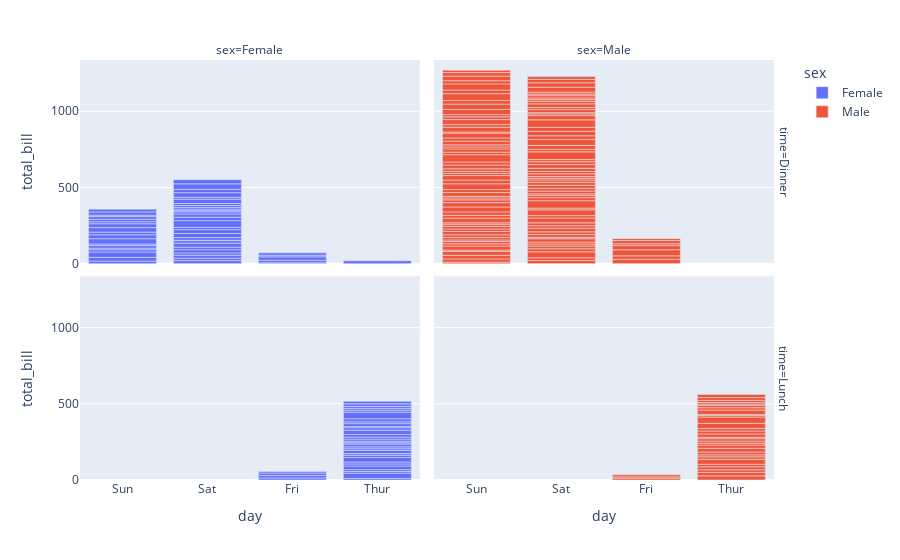

Notebook code for this chart:
### Code cell
df = px.data.tips()
fig = px.bar(df , x = 'day' , y= 'total_bill' ,color = 'sex' , facet_row = 'time' ,facet_col = 'sex')
# facet_row : divides the  graph into rows according to the data passed
# facet_col : divides the graph into columns according to the data passed
fig.show()

### Figure 1 — Plotly figure (JSON) as saved in the notebook; plotly's stock layout.template omitted (floating-point values rounded to 4 significant figures)
{"data": [{"alignmentgroup": "True", "hovertemplate": "sex=Female<br>time=Dinner<br>day=%{x}<br>total_bill=%{y}<extra></extra>", "legendgroup": "Female", "marker": {"color": "#636efa", "pattern": {"shape": ""}}, "name": "Female", "offsetgroup": "Female", "orientation": "v", "showlegend": true, "textposition": "auto", "type": "bar", "x": ["Sun", "Sun", "Sun", "Sun", "Sun", "Sun", "Sat", "Sat", "Sat", "Sat", "Sat", "Sat", "Sun", "Sun", "Sat", "Sat", "Sat", "Sat", "Sat", "Sat", "Sat", "Fri", "Fri", "Fri", "Fri", "Fri", "Sat", "Sat", "Sat", "Sat", "Sat", "Sun", "Sun", "Sun", "Sun", "Sun", "Sun", "Sun", "Sat", "Sat", "Sun", "Sun", "Sun", "Sat", "Sat", "Sat", "Sat", "Sat", "Sat", "Sat", "Sat", "Thur"], "xaxis": "x3", "y": [16.99, 24.59, 35.26, 14.83, 10.33, 16.97, 20.29, 15.77, 19.65, 15.06, 20.69, 16.93, 10.29, 34.81, 26.41, 16.45, 3.07, 17.07, 26.86, 25.28, 14.73, 5.75, 16.32, 22.75, 11.35, 15.38, 44.3, 22.42, 20.92, 14.31, 7.25, 25.71, 17.31, 29.85, 25, 13.39, 16.21, 17.51, 10.59, 10.63, 9.6, 20.9, 18.15, 12.76, 13.27, 28.17, 12.9, 30.14, 22.12, 35.83, 27.18, 18.78], "yaxis": "y3"}, {"alignmentgroup": "True", "hovertemplate": "sex=Female<br>time=Lunch<br>day=%{x}<br>total_bill=%{y}<extra></extra>", "legendgroup": "Female", "marker": {"color": "#636efa", "pattern": {"shape": ""}}, "name": "Female", "offsetgroup": "Female", "orientation": "v", "showlegend": false, "textposition": "auto", "type": "bar", "x": ["Thur", "Thur", "Thur", "Thur", "Thur", "Thur", "Thur", "Thur", "Thur", "Thur", "Thur", "Thur", "Thur", "Thur", "Thur", "Thur", "Thur", "Thur", "Thur", "Thur", "Thur", "Thur", "Thur", "Thur", "Thur", "Thur", "Thur", "Thur", "Thur", "Thur", "Thur", "Fri", "Fri", "Fri", "Fri"], "xaxis": "x", "y": [10.07, 34.83, 10.65, 12.43, 24.08, 13.42, 12.48, 29.8, 14.52, 11.38, 20.27, 11.17, 12.26, 18.26, 8.51, 10.33, 14.15, 13.16, 17.47, 27.05, 16.43, 8.35, 18.64, 11.87, 19.81, 43.11, 13, 12.74, 13, 16.4, 16.47, 13.42, 15.98, 16.27, 10.09], "yaxis": "y"}, {"alignmentgroup": "True", "hovertemplate": "sex=Male<br>time=Dinner<br>day=%{x}<br>total_bill=%{y}<extra></extra>", "legendgroup": "Male", "marker": {"color": "#EF553B", "pattern": {"shape": ""}}, "name": "Male", "offsetgroup": "Male", "orientation": "v", "showlegend": true, "textposition": "auto", "type": "bar", "x": ["Sun", "Sun", "Sun", "Sun", "Sun", "Sun", "Sun", "Sun", "Sun", "Sun", "Sun", "Sun", "Sun", "Sat", "Sat", "Sat", "Sat", "Sat", "Sat", "Sat", "Sat", "Sat", "Sat", "Sat", "Sat", "Sat", "Sat", "Sat", "Sat", "Sun", "Sun", "Sun", "Sun", "Sun", "Sun", "Sun", "Sun", "Sun", "Sun", "Sun", "Sun", "Sun", "Sat", "Sat", "Sat", "Sat", "Sat", "Sat", "Sat", "Sat", "Sat", "Sat", "Sat", "Sat", "Sat", "Sat", "Fri", "Fri", "Fri", "Fri", "Fri", "Fri", "Fri", "Sat", "Sat", "Sat", "Sat", "Sat", "Sun", "Sun", "Sun", "Sun", "Sun", "Sun", "Sun", "Sun", "Sun", "Sun", "Sun", "Sun", "Sun", "Sun", "Sun", "Sun", "Sat", "Sat", "Sun", "Sun", "Sun", "Sun", "Sun", "Sun", "Sun", "Sun", "Sun", "Sun", "Sun", "Sun", "Sun", "Sun", "Sun", "Sun", "Sat", "Sat", "Sat", "Sat", "Sat", "Sat", "Sat", "Sat", "Sat", "Sat", "Sat", "Sat", "Sat", "Sat", "Sat", "Sat", "Sat", "Sat", "Sat", "Sat", "Sat", "Sat"], "xaxis": "x4", "y": [10.34, 21.01, 23.68, 25.29, 8.77, 26.88, 15.04, 14.78, 10.27, 15.42, 18.43, 21.58, 16.29, 20.65, 17.92, 39.42, 19.82, 17.81, 13.37, 12.69, 21.7, 9.55, 18.35, 17.78, 24.06, 16.31, 18.69, 31.27, 16.04, 17.46, 13.94, 9.68, 30.4, 18.29, 22.23, 32.4, 28.55, 18.04, 12.54, 9.94, 25.56, 19.49, 38.01, 11.24, 48.27, 20.29, 13.81, 11.02, 18.29, 17.59, 20.08, 20.23, 15.01, 12.02, 10.51, 17.92, 28.97, 22.49, 40.17, 27.28, 12.03, 21.01, 12.46, 15.36, 20.49, 25.21, 18.24, 14, 38.07, 23.95, 29.93, 14.07, 13.13, 17.26, 24.55, 19.77, 48.17, 16.49, 21.5, 12.66, 13.81, 24.52, 20.76, 31.71, 50.81, 15.81, 7.25, 31.85, 16.82, 32.9, 17.89, 14.48, 34.63, 34.65, 23.33, 45.35, 23.17, 40.55, 20.69, 30.46, 23.1, 15.69, 26.59, 38.73, 24.27, 30.06, 25.89, 48.33, 28.15, 11.59, 7.74, 20.45, 13.28, 24.01, 15.69, 11.61, 10.77, 15.53, 10.07, 12.6, 32.83, 29.03, 22.67, 17.82], "yaxis": "y4"}, {"alignmentgroup": "True", "hovertemplate": "sex=Male<br>time=Lunch<br>day=%{x}<br>total_bill=%{y}<extra></extra>", "legendgroup": "Male", "marker": {"color": "#EF553B", "pattern": {"shape": ""}}, "name": "Male", "offsetgroup": "Male", "orientation": "v", "showlegend": false, "textposition": "auto", "type": "bar", "x": ["Thur", "Thur", "Thur", "Thur", "Thur", "Thur", "Thur", "Thur", "Thur", "Thur", "Thur", "Thur", "Thur", "Thur", "Thur", "Thur", "Thur", "Thur", "Thur", "Thur", "Thur", "Thur", "Thur", "Thur", "Thur", "Thur", "Thur", "Thur", "Thur", "Thur", "Fri", "Fri", "Fri"], "xaxis": "x2", "y": [27.2, 22.76, 17.29, 19.44, 16.66, 32.68, 15.98, 13.03, 18.28, 24.71, 21.16, 11.69, 14.26, 15.95, 8.52, 22.82, 19.08, 16, 34.3, 41.19, 9.78, 7.51, 28.44, 15.48, 16.58, 7.56, 10.34, 13.51, 18.71, 20.53, 12.16, 8.58, 13.42], "yaxis": "y2"}], "layout": {"annotations": [{"font": {}, "showarrow": false, "text": "sex=Female", "x": 0.24, "xanchor": "center", "xref": "paper", "y": 1, "yanchor": "bottom", "yref": "paper"}, {"font": {}, "showarrow": false, "text": "sex=Male", "x": 0.74, "xanchor": "center", "xref": "paper", "y": 1, "yanchor": "bottom", "yref": "paper"}, {"font": {}, "showarrow": false, "text": "time=Lunch", "textangle": 90, "x": 0.98, "xanchor": "left", "xref": "paper", "y": 0.2425, "yanchor": "middle", "yref": "paper"}, {"font": {}, "showarrow": false, "text": "time=Dinner", "textangle": 90, "x": 0.98, "xanchor": "left", "xref": "paper", "y": 0.7575, "yanchor": "middle", "yref": "paper"}], "autosize": true, "barmode": "relative", "legend": {"title": {"text": "sex"}, "tracegroupgap": 0}, "margin": {"t": 60}, "xaxis": {"anchor": "y", "autorange": true, "domain": [0, 0.48], "range": [-0.5, 3.5], "title": {"text": "day"}, "type": "category"}, "xaxis2": {"anchor": "y2", "autorange": true, "domain": [0.5, 0.98], "matches": "x", "range": [-0.5, 3.5], "title": {"text": "day"}, "type": "category"}, "xaxis3": {"anchor": "y3", "autorange": true, "domain": [0, 0.48], "matches": "x", "range": [-0.5, 3.5], "showticklabels": false, "type": "category"}, "xaxis4": {"anchor": "y4", "autorange": true, "domain": [0.5, 0.98], "matches": "x", "range": [-0.5, 3.5], "showticklabels": false, "type": "category"}, "yaxis": {"anchor": "x", "autorange": true, "domain": [0, 0.485], "range": [0, 1336.0], "title": {"text": "total_bill"}, "type": "linear"}, "yaxis2": {"anchor": "x2", "autorange": true, "domain": [0, 0.485], "matches": "y", "range": [0, 1336.0], "showticklabels": false, "type": "linear"}, "yaxis3": {"anchor": "x3", "autorange": true, "domain": [0.515, 1], "matches": "y", "range": [0, 1336.0], "title": {"text": "total_bill"}, "type": "linear"}, "yaxis4": {"anchor": "x4", "autorange": true, "domain": [0.515, 1], "matches": "y", "range": [0, 1336.0], "showticklabels": false, "type": "linear"}}}
